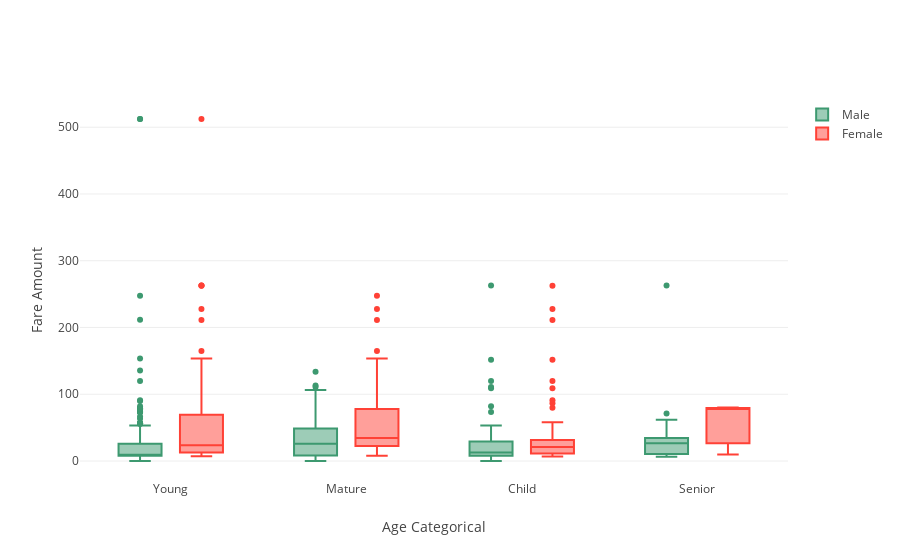

The notebook cell this image was saved under:
### Code cell
df_male = train_df[train_df["Sex"] == "male"]
df_female = train_df[train_df["Sex"] == "female"]


trace0 = go.Box(
    y=df_male["Fare"],
    x=df_male["Age_cat"],
    name='Male',
    marker=dict(
        color='#3D9970'
    )
)

trace1 = go.Box(
    y=df_female['Fare'],
    x=df_female['Age_cat'],
    name='Female',
    marker=dict(
        color='#FF4136'
    )
)
    
data = [trace0, trace1]

layout = go.Layout(
    yaxis=dict(
        title='Fare Amount',
        zeroline=False
    ),
    xaxis=dict(
        title='Age Categorical'
    ),
    boxmode='group'
)
fig = go.Figure(data=data, layout=layout)

py.iplot(fig, filename='box-age-cat-sex')

### Figure 1 — Plotly figure (JSON) as saved in the notebook; plotly's stock layout.template omitted (floating-point values rounded to 4 significant figures; data arrays with more than 128 entries replaced by an {"elided": "..."} marker saying what was removed)
{"data": [{"marker": {"color": "#3D9970"}, "name": "Male", "type": "box", "uid": "23433404-3d38-47ea-beb1-2848a15dd303", "x": {"elided": "577 str values"}, "y": {"elided": "577 float values"}}, {"marker": {"color": "#FF4136"}, "name": "Female", "type": "box", "uid": "8c1c218f-a87c-4d16-8adb-f0dbdf5de7fe", "x": {"elided": "314 str values"}, "y": {"elided": "314 float values"}}], "layout": {"boxmode": "group", "xaxis": {"title": {"text": "Age Categorical"}}, "yaxis": {"title": {"text": "Fare Amount"}, "zeroline": false}}}
